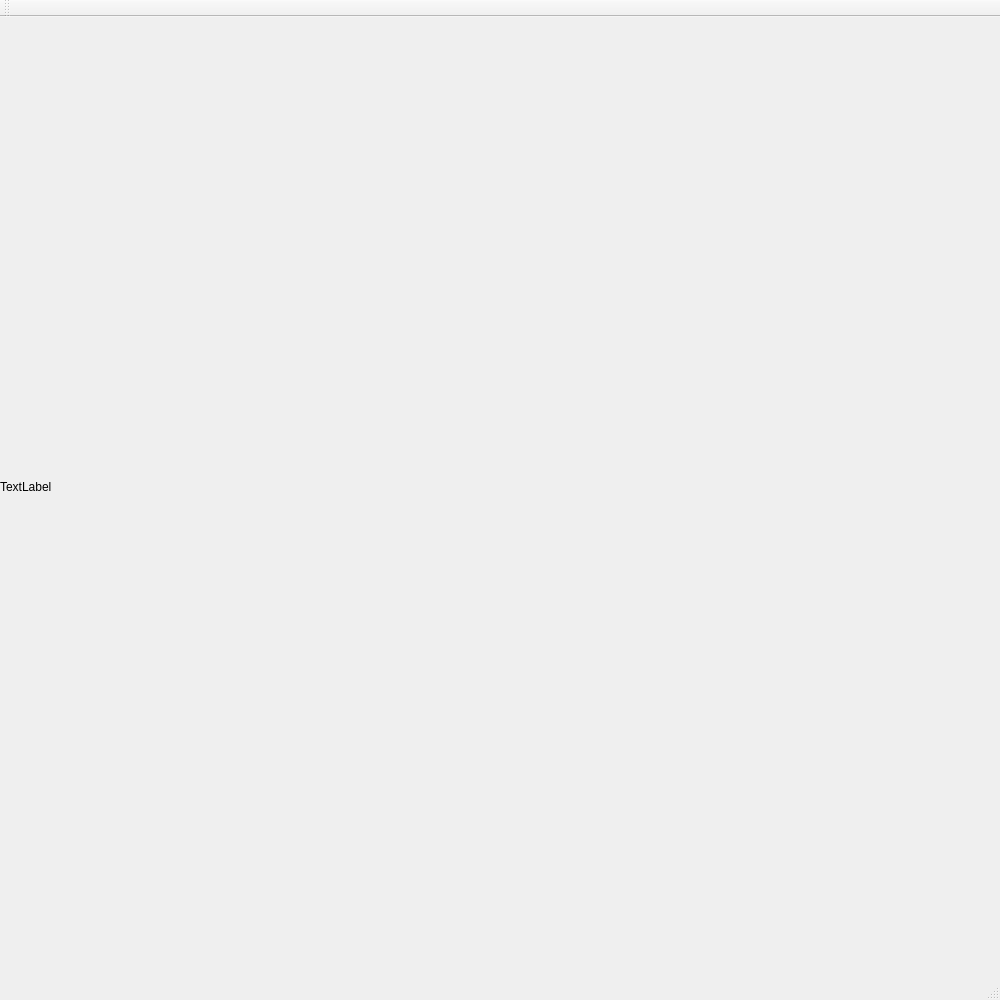
<?xml version="1.0" encoding="UTF-8"?>
<ui version="4.0">
 <class>MainWindow</class>
 <widget class="QMainWindow" name="MainWindow">
  <property name="geometry">
   <rect>
    <x>0</x>
    <y>0</y>
    <width>1000</width>
    <height>1000</height>
   </rect>
  </property>
  <property name="windowTitle">
   <string>MainWindow</string>
  </property>
  <widget class="QWidget" name="centralWidget">
   <widget class="QLabel" name="label">
    <property name="geometry">
     <rect>
      <x>0</x>
      <y>-30</y>
      <width>1000</width>
      <height>1000</height>
     </rect>
    </property>
    <property name="text">
     <string>TextLabel</string>
    </property>
   </widget>
  </widget>
  <widget class="QMenuBar" name="menuBar">
   <property name="geometry">
    <rect>
     <x>0</x>
     <y>0</y>
     <width>1000</width>
     <height>27</height>
    </rect>
   </property>
  </widget>
  <widget class="QToolBar" name="mainToolBar">
   <attribute name="toolBarArea">
    <enum>TopToolBarArea</enum>
   </attribute>
   <attribute name="toolBarBreak">
    <bool>false</bool>
   </attribute>
  </widget>
  <widget class="QStatusBar" name="statusBar"/>
 </widget>
 <layoutdefault spacing="6" margin="11"/>
 <resources/>
 <connections/>
</ui>
